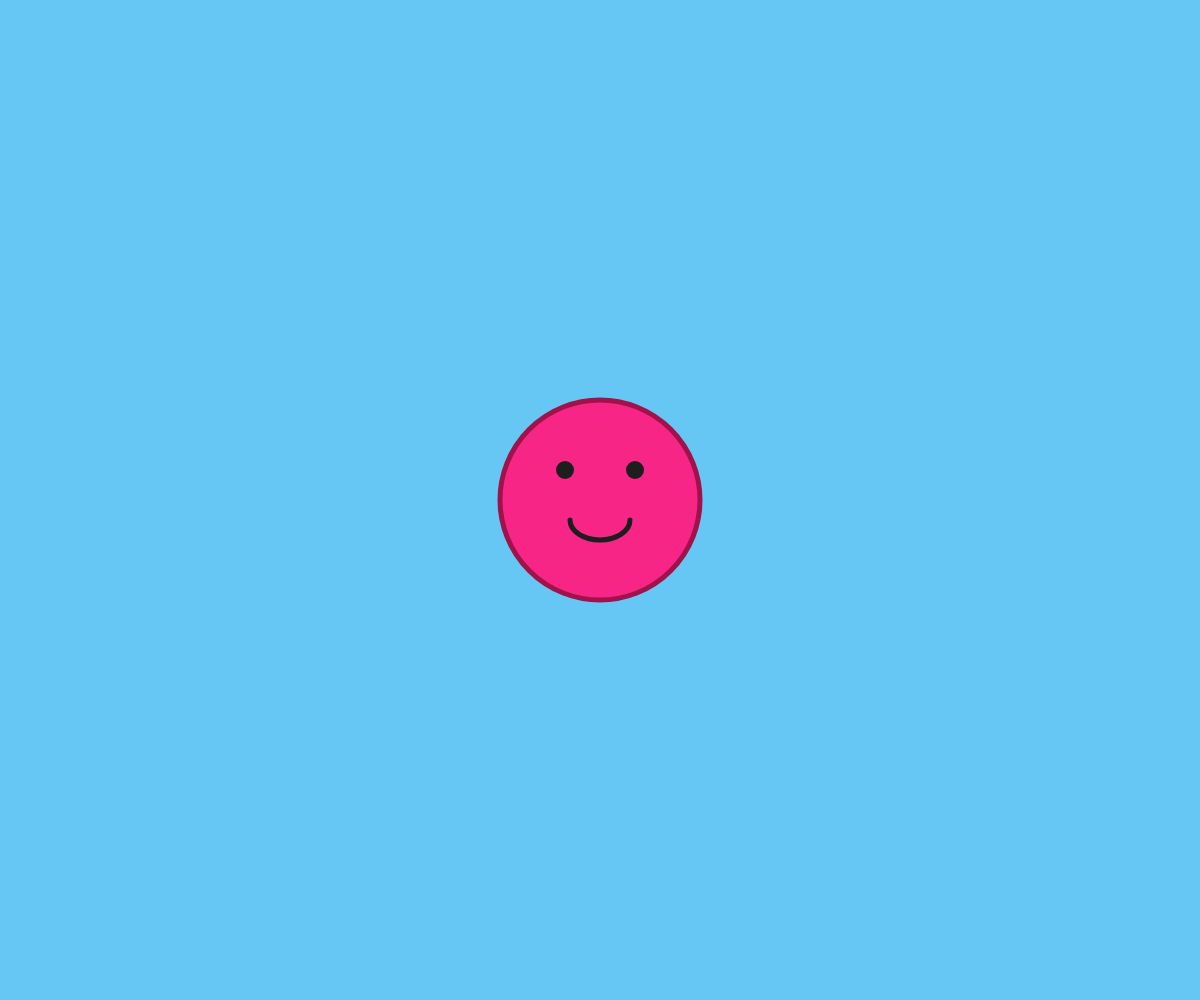
Frame 1 (no input)
Frame 60 (no input): identical to frame 1, image omitted
Frame 120 (the mouse pressed at the canvas centre since frame 60): identical to frame 1, image omitted

The p5.js sketch that drew this single still picture (run headless with seeded random() and noise() and a simulated clock; from frame 60 on, the mouse is pressed at the canvas centre):

// p5.js sketch
// ── sketch.js
function setup() {
  createCanvas(windowWidth, windowHeight);
  background('#66C7F4');
}

function draw() {
  background('#66C7F4');
  // 圓的顏色
  let fillColor = color('#f72585');
  // 線的顏色（較深色）
  let strokeColor = color('#a0134a');
  stroke(strokeColor);
  strokeWeight(5);
  fill(fillColor);
  let cx = width / 2;
  let cy = height / 2;
  let r = 100;
  ellipse(cx, cy, r * 2, r * 2);

  // 畫眼睛
  fill(30);
  noStroke();
  let eyeOffsetX = 35;
  let eyeOffsetY = 30;
  let eyeSize = 18;
  ellipse(cx - eyeOffsetX, cy - eyeOffsetY, eyeSize, eyeSize);
  ellipse(cx + eyeOffsetX, cy - eyeOffsetY, eyeSize, eyeSize);

  // 畫微笑嘴巴
  noFill();
  stroke(30);
  strokeWeight(5);
  arc(cx, cy + 20, 60, 40, 0, PI);
}
